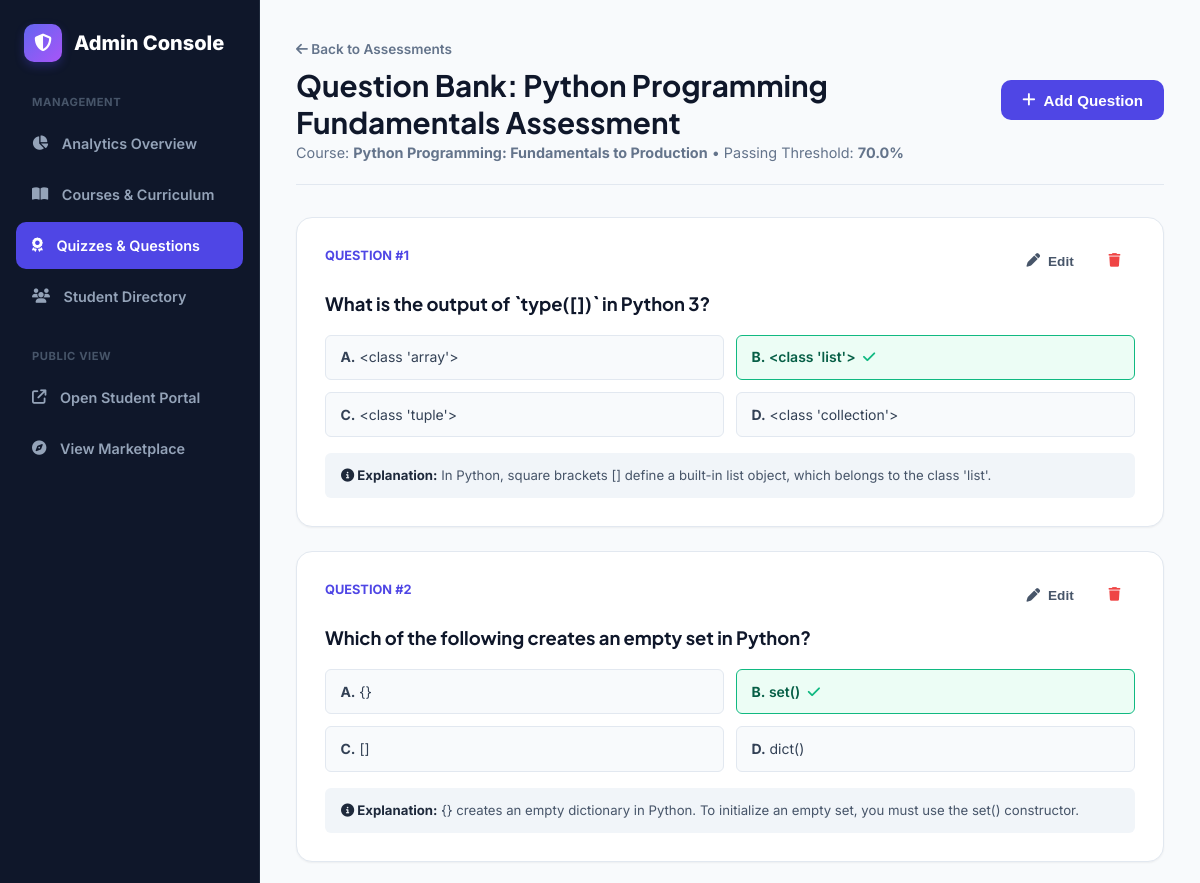
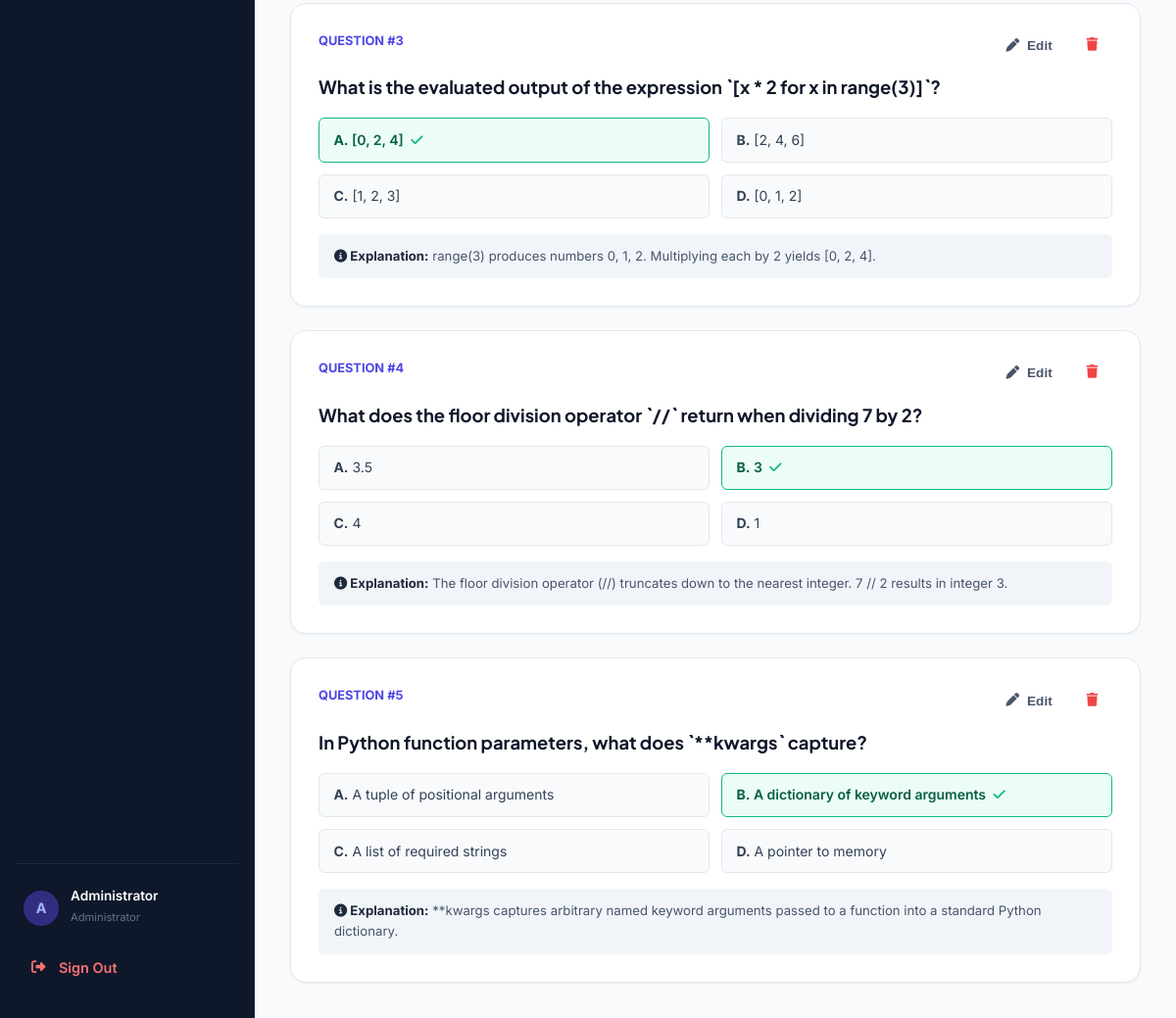
The page /admin/assessments/1/questions (signed in) on the database its author committed (2 pictures, top to bottom).
### app/models/user.py (models this page shows, shortened)
class User(Base):
    __tablename__ = "users"
    id = Column(Integer, primary_key=True, index=True)
    name = Column(String(100), nullable=False)
    email = Column(String(150), unique=True, index=True, nullable=False)
    password_hash = Column(String(255), nullable=False)
    role = Column(String(20), default="student", nullable=False)  # student or admin
    avatar = Column(String(255), nullable=True)
    bio = Column(Text, nullable=True)
    preferred_resource_type = Column(String(50), default="Mixed", nullable=True)  # Video, Article, Practice, Mixed
    created_at = Column(DateTime, default=datetime.utcnow, nullable=False)
    enrollments = relationship("Enrollment", back_populates="user", cascade="all, delete-orphan")
    lesson_progress = relationship("LessonProgress", back_populates="user", cascade="all, delete-orphan")
    assessment_results = relationship("AssessmentResult", back_populates="user", cascade="all, delete-orphan")

### app/models/assessment.py (models this page shows, shortened)
class Assessment(Base):
    __tablename__ = "assessments"
    id = Column(Integer, primary_key=True, index=True)
    course_id = Column(Integer, ForeignKey("courses.id", ondelete="CASCADE"), nullable=False)
    title = Column(String(200), nullable=False)
    description = Column(Text, nullable=True)
    topic = Column(String(100), default="General", nullable=True)  # Variables, Loops, Functions, OOP, etc.
    pass_percentage = Column(Float, default=70.0, nullable=False)
    course = relationship("Course", back_populates="assessments")
    questions = relationship("Question", back_populates="assessment", cascade="all, delete-orphan", order_by="Question.id")
    results = relationship("AssessmentResult", back_populates="assessment", cascade="all, delete-orphan")

class Question(Base):
    __tablename__ = "questions"
    id = Column(Integer, primary_key=True, index=True)
    assessment_id = Column(Integer, ForeignKey("assessments.id", ondelete="CASCADE"), nullable=False)
    question_text = Column(Text, nullable=False)
    option_a = Column(String(255), nullable=False)
    option_b = Column(String(255), nullable=False)
    option_c = Column(String(255), nullable=False)
    option_d = Column(String(255), nullable=False)
    correct_option = Column(String(10), nullable=False)  # A, B, C, D
    explanation = Column(Text, nullable=True)
    assessment = relationship("Assessment", back_populates="questions")

### app/models/course.py (models this page shows, shortened)
class Course(Base):
    __tablename__ = "courses"
    id = Column(Integer, primary_key=True, index=True)
    title = Column(String(200), nullable=False, index=True)
    description = Column(Text, nullable=False)
    category = Column(String(50), nullable=False, index=True)
    difficulty = Column(String(20), nullable=False)  # Beginner, Intermediate, Advanced
    duration = Column(String(50), default="6 hours", nullable=False)
    instructor = Column(String(100), nullable=False)
    thumbnail = Column(String(255), nullable=True)
    rating = Column(Float, default=4.8, nullable=False)
    learning_objectives = Column(Text, nullable=True)  # JSON string or newline separated
    published = Column(Boolean, default=True, nullable=False)
    created_at = Column(DateTime, default=datetime.utcnow, nullable=False)
    modules = relationship("Module", back_populates="course", cascade="all, delete-orphan", order_by="Module.order")
    enrollments = relationship("Enrollment", back_populates="course", cascade="all, delete-orphan")
    assessments = relationship("Assessment", back_populates="course", cascade="all, delete-orphan")

### app/routers/admin.py (the view)
@router.get("/assessments/{assessment_id}/questions", response_class=HTMLResponse)
def admin_questions_page(assessment_id: int, request: Request, db: Session = Depends(get_db)):
    admin_user = verify_admin_web(request, db)
    if not admin_user:
        return RedirectResponse(url="/login", status_code=status.HTTP_303_SEE_OTHER)
    assessment = db.query(Assessment).filter(Assessment.id == assessment_id).first()
    if not assessment:
        raise HTTPException(status_code=404, detail="Assessment not found")
    return render_template(
        request,
        "admin/questions.html",
        {"user": admin_user, "assessment": assessment}
    )

### app/templates/admin/questions.html (shortened to what this page needs)
{% extends "admin/base_admin.html" %}
{% block admin_content %}
<div class="admin-header">
  <div>
    <a href="/admin/assessments" style="font-size: 0.85rem; color: var(--slate-500); font-weight: 600;">
      <i class="fa-solid fa-arrow-left"></i> Back to Assessments
    </a>
    <h1 style="font-size: 1.85rem; color: var(--slate-900); margin-top: 0.35rem;">
      Question Bank: {{ assessment.title }}
    </h1>
    <p style="color: var(--slate-500); font-size: 0.9rem;">
      Course: <strong>{{ assessment.course.title }}</strong> &bull; Passing Threshold: <strong>{{ assessment.pass_percentage }}%</strong>
    </p>
  </div>
  <button type="button" class="btn btn-primary" data-modal-target="add-question-modal">
    <i class="fa-solid fa-plus"></i> Add Question
  </button>
</div>
<div style="display: flex; flex-direction: column; gap: 1.5rem; max-width: 900px;">
  {% if assessment.questions | length > 0 %}
    {% for q in assessment.questions %}
    <div class="card" style="padding: 1.75rem; border: 1px solid var(--border-color);">
      <div style="display: flex; justify-content: space-between; align-items: flex-start; margin-bottom: 1rem;">
        <span style="font-size: 0.8rem; font-weight: 700; color: var(--primary); text-transform: uppercase;">
          Question #{{ loop.index }}
        </span>
        <div style="display: flex; gap: 0.35rem;">
          <button type="button" class="btn btn-ghost btn-sm"
                  onclick="openEditQuestionModal({{ q.id }}, `{{ q.question_text | escape }}`, `{{ q.option_a | escape }}`, `{{ q.option_b | escape }}`, `{{ q.option_c | escape }}`, `{{ q.option_d | escape }}`, '{{ q.correct_option }}', `{{ q.explanation | escape }}`)">
            <i class="fa-solid fa-pen"></i> Edit
          </button>
          <form action="/admin/questions/{{ q.id }}/delete" method="POST" style="display: inline;" onsubmit="return confirm('Delete this question?');">
            <button type="submit" class="btn btn-ghost btn-sm" style="color: var(--danger);">
              <i class="fa-solid fa-trash"></i>
            </button>
          </form>
        </div>
      </div>
      <h3 style="font-size: 1.15rem; color: var(--slate-900); margin-bottom: 1.25rem;">{{ q.question_text }}</h3>
      <div style="display: grid; grid-template-columns: 1fr 1fr; gap: 0.75rem; margin-bottom: 1rem;">
        <div style="padding: 0.65rem 0.9rem; border-radius: var(--radius-sm); font-size: 0.875rem;
             {% if q.correct_option == 'A' %}background: #ecfdf5; border: 1.5px solid #10b981; color: #065f46; font-weight: 600;{% else %}background: var(--slate-50); border: 1px solid var(--border-color); color: var(--slate-700);{% endif %}">
          <strong>A.</strong> {{ q.option_a }} {% if q.correct_option == 'A' %}<i class="fa-solid fa-check" style="color: var(--success); margin-left: 4px;"></i>{% endif %}
        </div>
        <div style="padding: 0.65rem 0.9rem; border-radius: var(--radius-sm); font-size: 0.875rem;
             {% if q.correct_option == 'B' %}background: #ecfdf5; border: 1.5px solid #10b981; color: #065f46; font-weight: 600;{% else %}background: var(--slate-50); border: 1px solid var(--border-color); color: var(--slate-700);{% endif %}">
          <strong>B.</strong> {{ q.option_b }} {% if q.correct_option == 'B' %}<i class="fa-solid fa-check" style="color: var(--success); margin-left: 4px;"></i>{% endif %}
        </div>
        <div style="padding: 0.65rem 0.9rem; border-radius: var(--radius-sm); font-size: 0.875rem;
             {% if q.correct_option == 'C' %}background: #ecfdf5; border: 1.5px solid #10b981; color: #065f46; font-weight: 600;{% else %}background: var(--slate-50); border: 1px solid var(--border-color); color: var(--slate-700);{% endif %}">
          <strong>C.</strong> {{ q.option_c }} {% if q.correct_option == 'C' %}<i class="fa-solid fa-check" style="color: var(--success); margin-left: 4px;"></i>{% endif %}
        </div>
        <div style="padding: 0.65rem 0.9rem; border-radius: var(--radius-sm); font-size: 0.875rem;
             {% if q.correct_option == 'D' %}background: #ecfdf5; border: 1.5px solid #10b981; color: #065f46; font-weight: 600;{% else %}background: var(--slate-50); border: 1px solid var(--border-color); color: var(--slate-700);{% endif %}">
          <strong>D.</strong> {{ q.option_d }} {% if q.correct_option == 'D' %}<i class="fa-solid fa-check" style="color: var(--success); margin-left: 4px;"></i>{% endif %}
        </div>
      </div>
      {% if q.explanation %}
      <div style="background: var(--slate-100); border-radius: var(--radius-sm); padding: 0.75rem 1rem; font-size: 0.825rem; color: var(--slate-600);">
        <strong style="color: var(--slate-800);"><i class="fa-solid fa-circle-info"></i> Explanation:</strong> {{ q.explanation }}
      </div>
      {% endif %}
    </div>
    {% endfor %}
  {% endif %}
</div>
{% endblock %}

### app/templates/admin/base_admin.html (shortened to what this page needs)
<!DOCTYPE html>
<html lang="en">
<head>
  <link rel="stylesheet" href="https://cdnjs.cloudflare.com/ajax/libs/font-awesome/6.5.1/css/all.min.css">
  <link rel="stylesheet" href="/static/css/style.css">
</head>
<body>
<div class="admin-layout">
  <aside class="admin-sidebar">
    <a href="/admin/dashboard" class="admin-brand">
      <div class="brand-icon" style="background: linear-gradient(135deg, #6366f1, #a855f7);">
        <i class="fa-solid fa-shield-halved"></i>
      </div>
      <span>Admin Console</span>
    </a>
    <p style="font-size: 0.7rem; font-weight: 700; text-transform: uppercase; color: #475569; letter-spacing: 0.05em; padding: 0 1rem; margin-bottom: 0.5rem;">
      Management
    </p>
    <a href="/admin/dashboard" class="admin-nav-link {% if request.url.path == '/admin' or request.url.path == '/admin/dashboard' %}active{% endif %}">
      <i class="fa-solid fa-chart-pie"></i> Analytics Overview
    </a>
    <a href="/admin/courses" class="admin-nav-link {% if '/admin/courses' in request.url.path %}active{% endif %}">
      <i class="fa-solid fa-book-open"></i> Courses & Curriculum
    </a>
    <a href="/admin/assessments" class="admin-nav-link {% if '/admin/assessments' in request.url.path %}active{% endif %}">
      <i class="fa-solid fa-award"></i> Quizzes & Questions
    </a>
    <a href="/admin/students" class="admin-nav-link {% if '/admin/students' in request.url.path %}active{% endif %}">
      <i class="fa-solid fa-users"></i> Student Directory
    </a>
    <p style="font-size: 0.7rem; font-weight: 700; text-transform: uppercase; color: #475569; letter-spacing: 0.05em; padding: 0 1rem; margin-top: 1.5rem; margin-bottom: 0.5rem;">
      Public View
    </p>
    <a href="/" target="_blank" class="admin-nav-link">
      <i class="fa-solid fa-arrow-up-right-from-square"></i> Open Student Portal
    </a>
    <a href="/courses" target="_blank" class="admin-nav-link">
      <i class="fa-solid fa-compass"></i> View Marketplace
    </a>
    <div style="margin-top: auto; padding-top: 1.5rem; border-top: 1px solid #1e293b;">
      <div style="padding: 0 0.5rem 1rem; display: flex; align-items: center; gap: 0.75rem;">
        <div class="avatar-circle" style="background: #312e81; color: #a5b4fc; width: 36px; height: 36px;">
          A
        </div>
        <div>
          <p style="font-size: 0.85rem; font-weight: 600; color: white; line-height: 1.2;">{{ user.name }}</p>
          <span style="font-size: 0.7rem; color: #64748b;">Administrator</span>
        </div>
      </div>
      <a href="/logout" class="admin-nav-link" style="color: #f87171;">
        <i class="fa-solid fa-right-from-bracket"></i> Sign Out
      </a>
    </div>
  </aside>
  <main class="admin-main">
    {% block admin_content %}{% endblock %}
  </main>
</div>
</body>
</html>

### app/static/css/style.css (style rules this page uses)
:root { --primary: #4f46e5; --primary-hover: #4338ca; --primary-light: #eef2ff; --primary-dark: #3730a3; --secondary: #0ea5e9; --accent: #8b5cf6; --success: #10b981; --success-light: #ecfdf5; --warning: #f59e0b; --warning-light: #fffbeb; --danger: #ef4444; --danger-light: #fef2f2; --info: #3b82f6; --slate-50: #f8fafc; --slate-100: #f1f5f9; --slate-200: #e2e8f0; --slate-300: #cbd5e1; --slate-400: #94a3b8; --slate-500: #64748b; --slate-600: #475569; --slate-700: #334155; --slate-800: #1e293b; --slate-900: #0f172a; --bg-main: #f8fafc; --card-bg: #ffffff; --border-color: #e2e8f0; --text-main: #0f172a; --text-muted: #64748b; --font-heading: 'Plus Jakarta Sans', sans-serif; --font-body: 'Inter', sans-serif; --font-mono: 'Fira Code', monospace; --radius-sm: 6px; --radius-md: 10px; --radius-lg: 16px; --radius-full: 9999px; --shadow-sm: 0 1px 2px 0 rgba(0, 0, 0, 0.05); --shadow-md: 0 4px 6px -1px rgba(0, 0, 0, 0.07), 0 2px 4px -2px rgba(0, 0, 0, 0.05); --shadow-lg: 0 10px 15px -3px rgba(0, 0, 0, 0.08), 0 4px 6px -4px rgba(0, 0, 0, 0.05); --shadow-xl: 0 20px 25px -5px rgba(0, 0, 0, 0.1), 0 8px 10px -6px rgba(0, 0, 0, 0.05); --transition: all 0.2s cubic-bezier(0.16, 1, 0.3, 1); }
* { margin: 0; padding: 0; box-sizing: border-box; }
body { font-family: var(--font-body); background-color: var(--bg-main); color: var(--text-main); line-height: 1.6; -webkit-font-smoothing: antialiased; min-height: 100vh; display: flex; flex-direction: column; }
h1, h2, h3, h4, h5, h6 { font-family: var(--font-heading); color: var(--slate-900); line-height: 1.25; font-weight: 700; }
a { color: var(--primary); text-decoration: none; transition: var(--transition); }
.brand-icon { width: 38px; height: 38px; border-radius: var(--radius-md); background: linear-gradient(135deg, var(--primary), var(--accent)); color: white; display: flex; align-items: center; justify-content: center; font-size: 1.1rem; box-shadow: 0 4px 10px rgba(79, 70, 229, 0.3); }
.avatar-circle { width: 34px; height: 34px; border-radius: var(--radius-full); background: var(--primary-light); color: var(--primary); font-weight: 700; display: flex; align-items: center; justify-content: center; font-size: 0.9rem; }
.btn { display: inline-flex; align-items: center; justify-content: center; gap: 0.5rem; padding: 0.65rem 1.25rem; border-radius: var(--radius-md); font-weight: 600; font-size: 0.95rem; cursor: pointer; transition: var(--transition); border: 1px solid transparent; text-decoration: none; white-space: nowrap; }
.btn-sm { padding: 0.4rem 0.85rem; font-size: 0.85rem; }
.btn-primary { background: var(--primary); color: #ffffff; }
.btn-ghost { background: transparent; color: var(--slate-600); }
.card { background: var(--card-bg); border: 1px solid var(--border-color); border-radius: var(--radius-lg); padding: 1.5rem; box-shadow: var(--shadow-sm); transition: var(--transition); }

### app/templates/admin/base_admin.html (style rules this page uses)
.admin-layout { display: grid; grid-template-columns: 260px 1fr; min-height: 100vh; }
.admin-sidebar { background: #0f172a; color: #94a3b8; padding: 1.5rem 1rem; display: flex; flex-direction: column; border-right: 1px solid #1e293b; }
.admin-brand { display: flex; align-items: center; gap: 0.75rem; color: white; font-size: 1.25rem; font-weight: 800; margin-bottom: 2rem; padding: 0 0.5rem; text-decoration: none; }
.admin-nav-link { display: flex; align-items: center; gap: 0.85rem; padding: 0.75rem 1rem; color: #94a3b8; border-radius: var(--radius-md); font-weight: 600; font-size: 0.9rem; transition: var(--transition); text-decoration: none; margin-bottom: 0.25rem; }
.admin-nav-link.active { background: var(--primary); color: white; }
.admin-main { background: var(--bg-main); padding: 2.25rem; overflow-y: auto; }
.admin-header { display: flex; justify-content: space-between; align-items: center; margin-bottom: 2rem; padding-bottom: 1.25rem; border-bottom: 1px solid var(--border-color); }

### rows shown on the page
User: name "Administrator"
Assessment: title "Python Programming Fundamentals Assessment", pass_percentage "70.0"
Course: course "Python Programming: Fundamentals to Production"
Question: question_text "What is the output of `type([])` in Python 3?", option_a "<class 'array'>", option_b "<class 'list'>", option_c "<class 'tuple'>", option_d "<class 'collection'>", explanation "In Python, square brackets [] define a built-in list object, which belongs to the class 'list'."
Question: question_text "Which of the following creates an empty set in Python?", option_a "{}", option_b "set()", option_c "[]", option_d "dict()", explanation "{} creates an empty dictionary in Python. To initialize an empty set, you must use the set() constructor."
Question: question_text "What is the evaluated output of the expression `[x * 2 for x in range(3)]`?", option_a "[0, 2, 4]", option_b "[2, 4, 6]", option_c "[1, 2, 3]", option_d "[0, 1, 2]", explanation "range(3) produces numbers 0, 1, 2. Multiplying each by 2 yields [0, 2, 4]."
Question: question_text "What does the floor division operator `//` return when dividing 7 by 2?", option_a "3.5", option_b "3", option_c "4", option_d "1", explanation "The floor division operator (//) truncates down to the nearest integer. 7 // 2 results in integer 3."
Question: question_text "In Python function parameters, what does `**kwargs` capture?", option_a "A tuple of positional arguments", option_b "A dictionary of keyword arguments", option_c "A list of required strings", option_d "A pointer to memory", explanation "**kwargs captures arbitrary named keyword arguments passed to a function into a standard Python dictionary."
